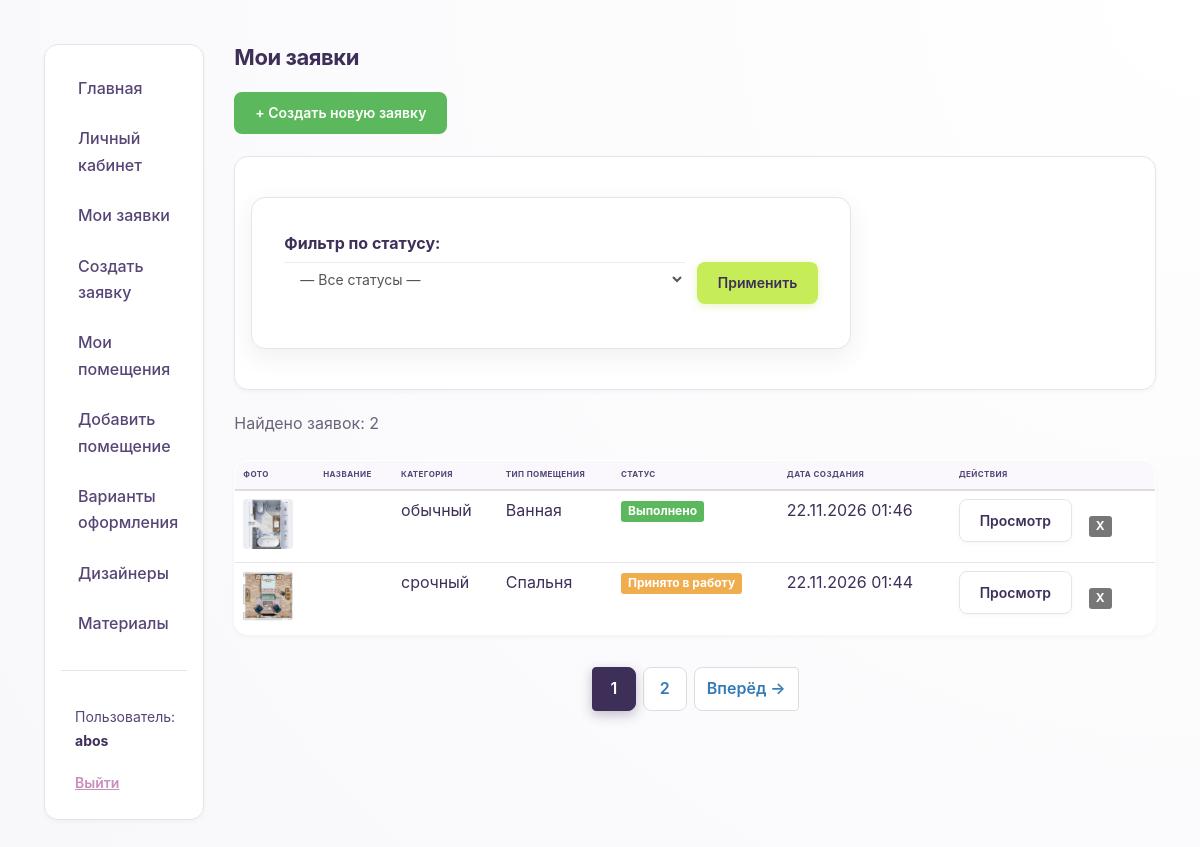
Screenshot of /my-requests/ (signed in) with the database file from the repository.
### studio/models.py (models this page shows, shortened)
class Request(models.Model):
    STATUS_CHOICES = [
        ('new', 'Новая'),
        ('in_progress', 'Принято в работу'),
        ('done', 'Выполнено'),
        ('rejected', 'Отклонена'),
    ]
    user = models.ForeignKey(User, on_delete=models.CASCADE, verbose_name="Пользователь")
    title = models.CharField(max_length=200, verbose_name="Название")
    category = models.ForeignKey(Category, on_delete=models.SET_NULL, null=True, verbose_name="Категория")
    room_type = models.CharField(
        max_length=20,
        choices=[
            ('bedroom', 'Спальня'),
            ('bathroom', 'Ванная'),
            ('kitchen', 'Кухня'),
            ('living_room', 'Гостиная'),
            ('office', 'Офис'),
            ('other', 'Другое'),
        ],
        default='other',
        verbose_name="Тип помещения"
    )
    message = models.TextField(verbose_name="Описание")
    photo = models.ImageField(upload_to='request_photos/', verbose_name="Фото помещения или план")
    design_image = models.ImageField(upload_to='design_images/', blank=True, null=True, verbose_name="Изображение готового дизайна")
    status = models.CharField(max_length=20, choices=STATUS_CHOICES, default='new', verbose_name="Статус")
    created_at = models.DateTimeField(auto_now_add=True, verbose_name="Дата создания")
    updated_at = models.DateTimeField(auto_now=True, verbose_name="Дата обновления")
    designer_comment = models.TextField(
        blank=True,
        null=True,
        verbose_name="Комментарий дизайнера",
        help_text="Опишите, что было сделано или какие есть нюансы"
    )
    class Meta:
        ordering = ['-created_at']
        verbose_name = "Заявка"
        verbose_name_plural = "Заявки"
    def get_absolute_url(self):
        return reverse('request-detail', args=[str(self.id)])

class Category(models.Model):
    name = models.CharField(max_length=100, verbose_name="Название категории")
    description = models.TextField(blank=True, verbose_name="Описание")
    class Meta:
        ordering = ['name']
        verbose_name = "Категория заявки"
        verbose_name_plural = "Категории заявок"
    def __str__(self):
        return self.name

### studio/views.py (the view)
# urls.py: path('my-requests/', views.RequestListView.as_view(), name='my-requests'),
class RequestListView(LoginRequiredMixin, generic.ListView):
    model = Request
    template_name = 'studio/request_list.html'
    context_object_name = 'request_list'
    paginate_by = 2
    def get_queryset(self):
        queryset = Request.objects.filter(user=self.request.user)
        status = self.request.GET.get('status')
        if status:
            valid_statuses = [choice[0] for choice in Request.STATUS_CHOICES]
            if status in valid_statuses:
                queryset = queryset.filter(status=status)
        return queryset.order_by('-created_at')
    def get_context_data(self, **kwargs):
        context = super().get_context_data(**kwargs)
        context['current_status'] = self.request.GET.get('status', '')
        context['status_choices'] = Request.STATUS_CHOICES
        return context

### studio/templates/studio/request_list.html (shortened to what this page needs)
{% extends "base_generic.html" %}
{% block content %}
<h1>Мои заявки</h1>
<p><a href="{% url 'request-create' %}" class="btn btn-success">+ Создать новую заявку</a></p>
<div class="panel" style="padding: 16px; margin-bottom: 20px;">
    <form method="get" action="{% url 'my-requests' %}" style="display: flex; gap: 12px; align-items: flex-end; flex-wrap: wrap;">
        <div style="flex: 1; min-width: 200px;">
            <label for="status-filter"><strong>Фильтр по статусу:</strong></label>
            <select name="status" id="status-filter" class="form-control">
                <option value="">— Все статусы —</option>
            </select>
        </div>
        <div>
            <button type="submit" class="btn btn-primary">Применить</button>
        </div>
    </form>
</div>
{% if request_list %}
<p style="color: #6B6478;">Найдено заявок: {{ request_list|length }}</p>
<table class="table">
    <thead>
        <tr>
            <th>Фото</th>
            <th>Название</th>
            <th>Категория</th>
            <th>Тип помещения</th>
            <th>Статус</th>
            <th>Дата создания</th>
            <th>Действия</th>
        </tr>
    </thead>
    <tbody>
        {% for req in request_list %}
        <tr>
            <td>
                {% if req.photo %}
                    <img src="{{ req.photo.url }}" alt="Фото" style="width: 50px; height: 50px; object-fit: cover; border-radius: 4px;">
                {% else %}
                    <span style="color: #999;">—</span>
                {% endif %}
            </td>
            <td><a href="{{ req.get_absolute_url }}">{{ req.title }}</a></td>
            <td>{{ req.category|default:"—" }}</td>
            <td>{{ req.get_room_type_display }}</td>
            <td>
                {% if req.status == 'new' %}
                    <span class="label label-info">Новая</span>
                {% elif req.status == 'in_progress' %}
                    <span class="label label-warning">Принято в работу</span>
                {% elif req.status == 'done' %}
                    <span class="label label-success">Выполнено</span>
                {% elif req.status == 'rejected' %}
                    <span class="label label-danger">Отклонена</span>
                {% endif %}
            </td>
            <td>{{ req.created_at|date:"d.m.Y H:i" }}</td>
            <td>
                <a href="{% url 'request-detail' req.id %}" class="btn btn-sm btn-default">Просмотр</a>
                {% if req.status == 'new' or req.status == 'rejected' %}
                    <a href="{% url 'request-delete' req.id %}" class="btn btn-sm btn-danger">Удалить</a>
                {% else %}
                    <span class="label label-default" title="Удаление недоступно для статуса '{{ req.get_status_display }}'">Х</span>
                {% endif %}
            </td>
        </tr>
        {% endfor %}
    </tbody>
</table>
{% if is_paginated %}
<nav>
    <ul class="pagination">
        {% for num in page_obj.paginator.page_range %}
            {% if page_obj.number == num %}
            <li class="active"><span>{{ num }}</span></li>
            {% else %}
            <li><a href="?page={{ num }}&status={{ current_status }}">{{ num }}</a></li>
            {% endif %}
        {% endfor %}
        {% if page_obj.has_next %}
        <li><a href="?page={{ page_obj.next_page_number }}&status={{ current_status }}">Вперёд →</a></li>
        {% endif %}
    </ul>
</nav>
{% endif %}
{% endif %}
{% endblock %}

### studio/templates/base_generic.html (shortened to what this page needs)
<!DOCTYPE html>
<html lang="ru">
<head>
    <link rel="stylesheet" href="https://maxcdn.bootstrapcdn.com/bootstrap/3.3.7/css/bootstrap.min.css">
    {% load static %}
    <link rel="stylesheet" href="{% static 'css/styles.css' %}">
</head>
<body>
    <div class="container-fluid">
        <div class="row">
            <div class="col-sm-2">
                <ul class="sidebar-nav">
                    <li><a href="{% url 'index' %}">Главная</a></li>
                    {% if user.is_authenticated %}
                        {% if perms.studio.can_make_proposal %}
                            <li><a href="{% url 'admin-cabinet' %}">Панель управления</a></li>
                        {% else %}
                            <li><a href="{% url 'user-cabinet' %}">Личный кабинет</a></li>
                        {% endif %}
                        <li><a href="{% url 'my-requests' %}">Мои заявки</a></li>
                        <li><a href="{% url 'request-create' %}">Создать заявку</a></li>
                        <li><a href="{% url 'rooms' %}">Мои помещения</a></li>
                        <li><a href="{% url 'room-create' %}">Добавить помещение</a></li>
                        <li><a href="{% url 'proposals' %}">Варианты оформления</a></li>
                        <li><a href="{% url 'designers' %}">Дизайнеры</a></li>
                        <li><a href="{% url 'materials' %}">Материалы</a></li>
                        <hr>
                        <li class="user-info">Пользователь: <strong>{{ user.username }}</strong></li>
                        <li>
                            <form method="post" action="{% url 'logout' %}" style="display:inline;">
                                <button type="submit" class="btn-link">Выйти</button>
                            </form>
                        </li>
                    {% else %}
                        <hr>
                        <li><a href="{% url 'login' %}">Войти</a></li>
                        <li><a href="{% url 'register' %}">Регистрация</a></li>
                    {% endif %}
                </ul>
            </div>
            <div class="col-sm-10">
                {% block content %}{% endblock %}
            </div>
        </div>
    </div>
</body>
</html>

### rows the page displays
Request: photo (picture), category "обычный", room_type "Ванная", status "Выполнено", created_at "22.11.2026 01:46"
Request: photo (picture), category "срочный", room_type "Спальня", status "Принято в работу", created_at "22.11.2026 01:44"

### other values shown
{{ user.username }} "abos"
{{ request_list|length }} "2"
{{ num }} "1"
{{ num }} "2"
